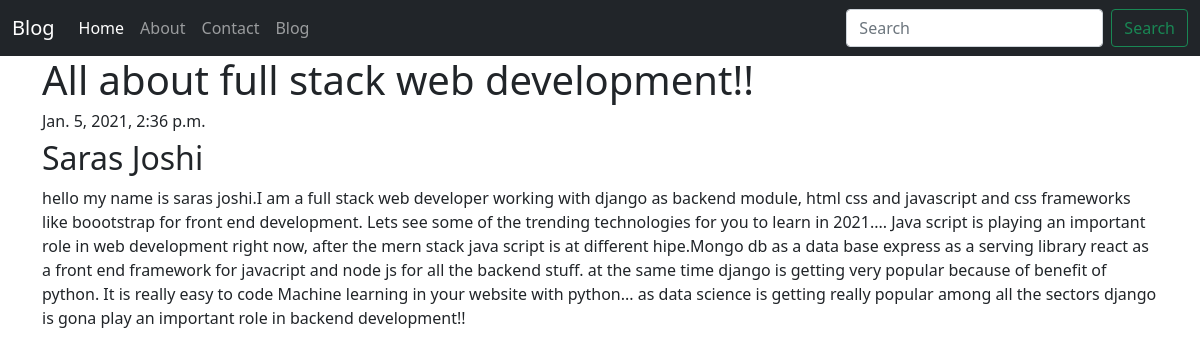
The app's page /blog/third-post with its own data.
### mainApp/models.py (models this page shows, shortened)
class Post(models.Model):
    srno = models.AutoField(primary_key = True)
    title = models.CharField(max_length = 55)
    author = models.CharField(max_length = 55)
    slug = models.CharField(max_length = 150)
    timestamp = models.DateTimeField(blank=True)
    content = models.TextField()

### mainApp/views.py (the view)
# urls.py: path('<str:slug>',views.bloghome,name = 'bloghome')
def bloghome(request,slug):
     post = Post.objects.filter(slug = slug).first()
     context = {'post':post}
     return render(request,'blog/bloghome.html',context)

### templates/blog/bloghome.html (shortened to what this page needs)
{% extends 'base.html' %}
{% block body %}
<div class="container">
    <h1 class="blog-post-title">{{post.title}}</h1>
    <h6 class="blog-post-title">{{post.timestamp}}</h6>
    <h2 class="blog-post-title">{{post.author}}</h2>
    <p>{{post.content}}</p>
</div>
{% endblock body %}

### records on screen
Post: title "All about full stack web development!!", timestamp "Jan. 5, 2021, 2:36 p.m.", author "Saras Joshi", content "hello my name is saras joshi.I am a full stack web developer working with django as backend module, html css and javascript and css frameworks like boootstrap for front end development. Lets see some of the trending technologies for you to learn in 2021.... Java script is playing an important role in web development right now, after the mern stack java script is at different hipe.Mongo db as a data base express as a serving library react as a front end framework for javacript and node js for all the backend stuff. at the same time django is getting very popular because of benefit of python. It is really easy to code Machine learning in your website with python... as data science is getting…"
